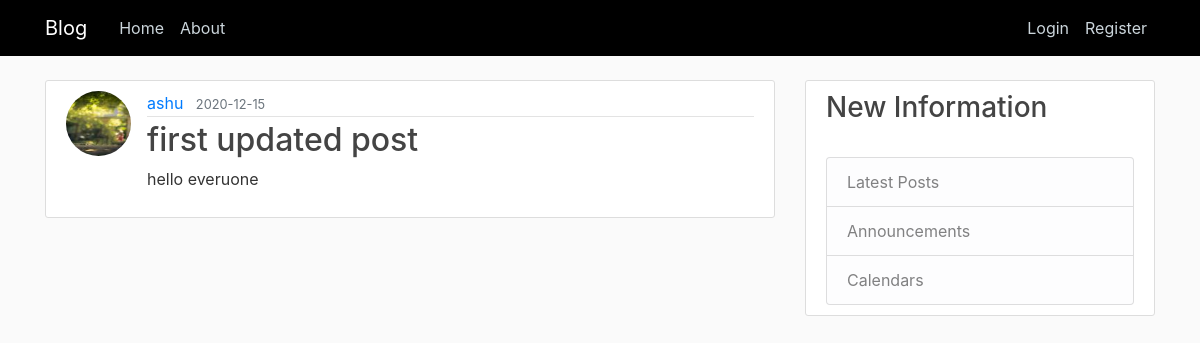
The page /post/14 on the database its author committed.
### blog/models.py (models this page shows, shortened)
class User(db.Model, UserMixin):
    id = db.Column(db.Integer, primary_key=True)
    username = db.Column(db.String(20), unique=True, nullable=False)
    email = db.Column(db.String(120), unique=True, nullable=False)
    image_file = db.Column(db.String(20), nullable=False, default='default.jpg')
    password = db.Column(db.String(60), nullable=False)
    posts = db.relationship('Post', backref='author', lazy=True)

class Post(db.Model):
    id = db.Column(db.Integer, primary_key=True)
    title = db.Column(db.String(100), nullable=False)
    date_posted = db.Column(db.DateTime, nullable=False, default=datetime.utcnow)
    content = db.Column(db.Text, nullable=False)
    user_id = db.Column(db.Integer, db.ForeignKey('user.id'), nullable=False)

### blog/posts/routes.py (the view)
@posts.route("/post/<int:post_id>")
def post(post_id):
    post = Post.query.get_or_404(post_id)
    return render_template('post.html', title=post.title, post=post)

### blog/templates/post.html (shortened to what this page needs)
{% extends "layout.html" %}
{% block content %}
  <article class="media content-section">
    <img class="rounded-circle article-img" src="{{ url_for('static', filename='profile_pics/' + post.author.image_file) }}">
    <div class="media-body">
      <div class="article-metadata">
        <a class="mr-2" href="{{ url_for('users.user_posts', username = post.author.username) }}">{{ post.author.username }}</a>
        <small class="text-muted">{{ post.date_posted.strftime('%Y-%m-%d') }}</small>
      </div>
      <h2 class="article-title">{{ post.title }}</h2>
      <p class="article-content">{{ post.content }}</p>
    </div>
  </article>
{% endblock content %}

### blog/static/main.css (style rules this page uses)
body { background: #fafafa; color: #333333; margin-top: 5rem; }
h1, h2, h3, h4, h5, h6 { color: #444444; }
.content-section { background: #ffffff; padding: 10px 20px; border: 1px solid #dddddd; border-radius: 3px; margin-bottom: 20px; }
.article-title { color: #444444; }
.article-content { white-space: pre-line; }
.article-img { height: 65px; width: 65px; margin-right: 16px; }
.article-metadata { padding-bottom: 1px; margin-bottom: 4px; border-bottom: 1px solid #e3e3e3 }

### rows shown on the page
User: image_file (picture), author.username "ashu"
Post: date_posted "2020-12-15", title "first updated post", content "hello everuone"
